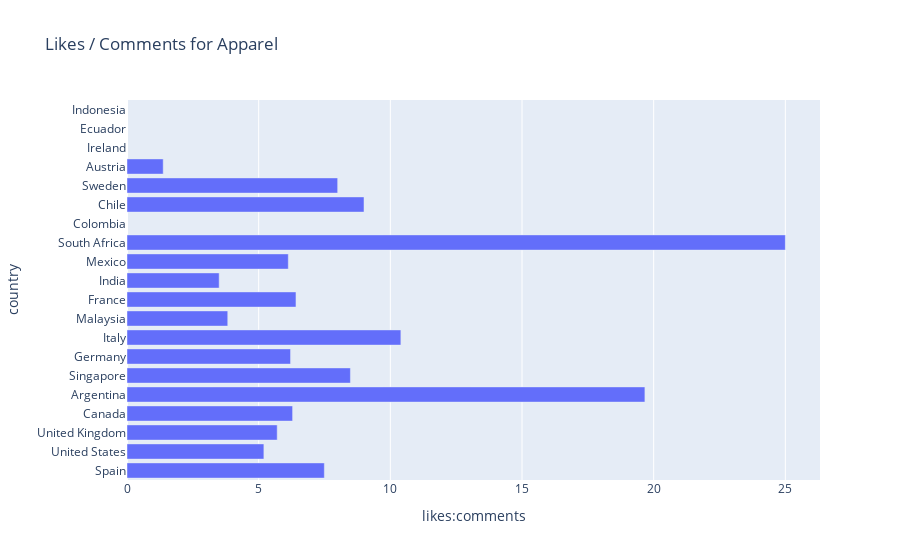

Write notebook code for a chart like this one.
### Markdown cell above
* Here we see that Spain has the highest number of likes on Apparel related posts meaning that their users tend to care more about clothing products than the rest of the aBillions userbase.
***

### Code cell
countrylikes['likes:comments'] = countrylikes['likesCount'] / countrylikes['commentsCount']
countrylikes.replace([np.inf, -np.inf], np.nan, inplace=True)
fig = px.bar(countrylikes, x="likes:comments", y="country", orientation='h', title = "Likes / Comments for Apparel")
fig.show()

### Figure 1 — Plotly figure (JSON) as saved in the notebook; plotly's stock layout.template omitted (floating-point values rounded to 4 significant figures)
{"data": [{"alignmentgroup": "True", "hovertemplate": "likes:comments=%{x}<br>country=%{y}<extra></extra>", "legendgroup": "", "marker": {"color": "#636efa"}, "name": "", "offsetgroup": "", "orientation": "h", "showlegend": false, "textposition": "auto", "type": "bar", "x": [7.494, 5.198, 5.704, 6.288, 19.67, 8.484, 6.211, 10.4, 3.826, 6.417, 3.5, 6.125, 25, null, 9, 8, 1.375, null, null, null], "xaxis": "x", "y": ["Spain", "United States", "United Kingdom", "Canada", "Argentina", "Singapore", "Germany", "Italy", "Malaysia", "France", "India", "Mexico", "South Africa", "Colombia", "Chile", "Sweden", "Austria", "Ireland", "Ecuador", "Indonesia"], "yaxis": "y"}], "layout": {"barmode": "relative", "legend": {"tracegroupgap": 0}, "title": {"text": "Likes / Comments for Apparel"}, "xaxis": {"anchor": "y", "domain": [0, 1], "title": {"text": "likes:comments"}}, "yaxis": {"anchor": "x", "domain": [0, 1], "title": {"text": "country"}}}}
